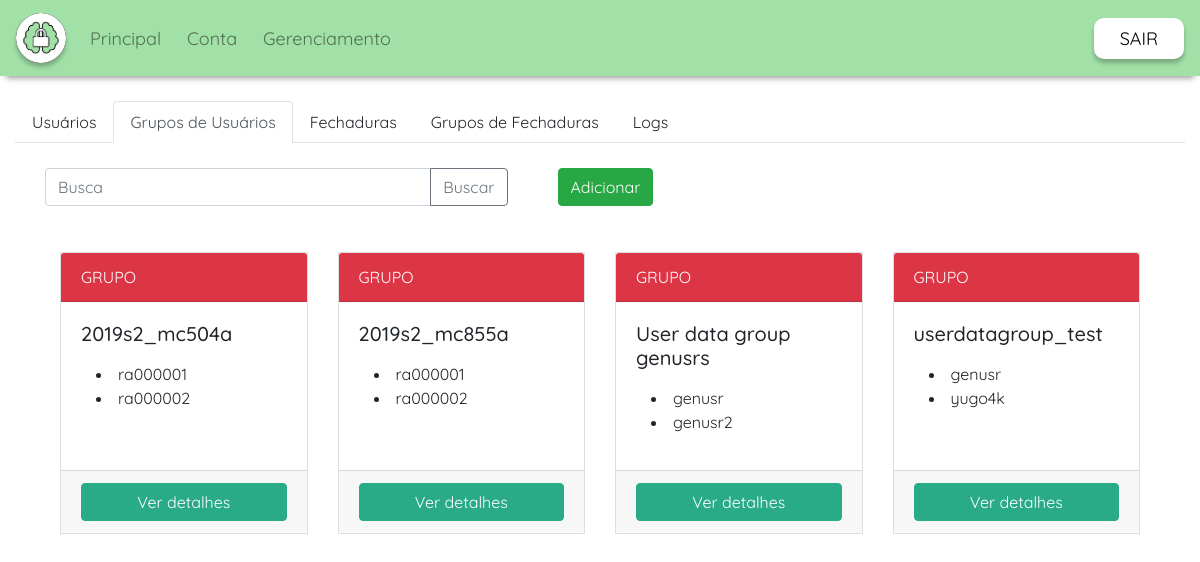
The app's page /smartlock/manage/user_groups/ (signed in) with its own data.
### smartlock/models.py (models this page shows, shortened)
class UserDataGroup(models.Model):
    name = models.CharField(max_length=150, null=False, blank=False, unique=True)
    grup = models.ManyToManyField(UserData, verbose_name='group')
    class Meta:
        ordering = [functions.Lower('name')]

class UserData(models.Model):
    user = models.OneToOneField(to=settings.AUTH_USER_MODEL,
                                on_delete=models.CASCADE,
                                null=False, blank=False, unique=True)
    rfid = models.CharField(max_length=256, default=None, null=True, blank=True, unique=True)
    admin = models.BooleanField(default=False)
    manager = models.BooleanField(default=False)
    class Meta:
        ordering = [functions.Lower('user__username')]

### smartlock/templates/smartlock/userdatagroup_list.html
{% extends "./userdatagroup.html" %}{% block user_groups_content %}
<div class="container-fluid" >
  <div class="row" style="padding-top:25px; width:100%;">
    <div class="col col-sm-5 input-group mb-3">
      <input type="text" class="form-control" placeholder="Busca" aria-label="search"
             aria-describedby="button-addon2">
      <div class="input-group-append">
        <button class="btn btn-outline-secondary" type="button" id="button-addon2">Buscar</button>
      </div>
    </div>
    <div class="col col-sm-2 input-group mb-3" style="margin-left:50px;">
      <a href="{% url 'smartlock:new_user_group' %}">
        <button class="btn btn-success" type="button" id="button-addon2">Adicionar</button></a>
    </div>
  </div>
  <div class="row flex-grow-1" >
    <div class="col flex-grow-1" style="padding-top:5px; width:50%;">
      <div class="row flex-grow-1" style="padding-top:25px;">
        {% for userdatagroup in object_list %}
        <div class="col-sm-6 col-xs-12 col-md-4 col-lg-3" style="min-width: 250px; margin-bottom:30px">
          <div class="card h-100"  >
            <div class="card-header bg-danger text-white">
              GRUPO
            </div>
            <div class="card-body">
              <h5 class="card-title">{{ userdatagroup.name }}</h5>
              <p class="card-text">
                {% for userdata in userdatagroup.grup.all %}
                <li style="margin-left:15px;">{{ userdata.user.username }}</li>
                {% empty %}
                No user data added.
                {% endfor %}
              </p>
            </div>
            <div class="card-footer">
              <a href="{% url 'smartlock:user_group' pk=userdatagroup.pk %}"
                 class="btn btn-primary">Ver detalhes</a>
            </div>
          </div>
        </div>
        {% empty %}
        No user data groups added.
        {% endfor %}
      </div>
    </div>
  </div>
</div>
{% endblock %}

### static/css/styles.css (style rules this page uses)
.row { margin-left: 0; margin-right: 0; }
.col { padding-left: 0; padding-right: 0; }
.card { margin: auto; border-radius: 0; }
.card .btn-primary { background-color: #29AB87; border-color: #29AB87; }
.card .btn.btn-primary { margin: auto; display: block; }
.site-container { position: absolute; width: 100%; min-height: 100vh; height: 100vh; top: 0; }
body { font-family: 'Quicksand', sans-serif; }
a, a:hover { color: inherit; text-decoration: inherit; }

### records on screen
UserDataGroup: name "2019s2_mc504a"
UserData: user.username "ra000001"
UserData: user.username "ra000002"
UserDataGroup: name "2019s2_mc855a"
UserDataGroup: name "User data group genusrs"
UserData: user.username "genusr"
UserData: user.username "genusr2"
UserDataGroup: name "userdatagroup_test"
UserData: user.username "yugo4k"
